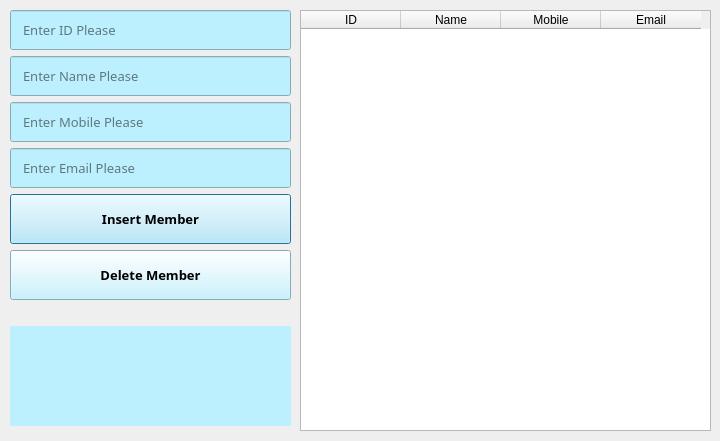
<?xml version="1.0" encoding="UTF-8"?>
<ui version="4.0">
 <class>ViewBook</class>
 <widget class="QDialog" name="ViewBook">
  <property name="geometry">
   <rect>
    <x>0</x>
    <y>0</y>
    <width>720</width>
    <height>441</height>
   </rect>
  </property>
  <property name="windowTitle">
   <string>Dialog</string>
  </property>
  <widget class="QWidget" name="layoutWidget">
   <property name="geometry">
    <rect>
     <x>300</x>
     <y>10</y>
     <width>411</width>
     <height>421</height>
    </rect>
   </property>
   <layout class="QVBoxLayout" name="verticalLayout">
    <item>
     <widget class="QTableWidget" name="tableWidget">
      <column>
       <property name="text">
        <string>ID</string>
       </property>
      </column>
      <column>
       <property name="text">
        <string>Name</string>
       </property>
      </column>
      <column>
       <property name="text">
        <string>Mobile</string>
       </property>
      </column>
      <column>
       <property name="text">
        <string>Email</string>
       </property>
      </column>
     </widget>
    </item>
   </layout>
  </widget>
  <widget class="QWidget" name="layoutWidget">
   <property name="geometry">
    <rect>
     <x>10</x>
     <y>10</y>
     <width>281</width>
     <height>421</height>
    </rect>
   </property>
   <layout class="QVBoxLayout" name="verticalLayout_2">
    <item>
     <widget class="QLineEdit" name="ID_lineEdit_2">
      <property name="minimumSize">
       <size>
        <width>0</width>
        <height>40</height>
       </size>
      </property>
      <property name="font">
       <font>
        <family>Yu Gothic UI Semilight</family>
        <pointsize>10</pointsize>
       </font>
      </property>
      <property name="styleSheet">
       <string notr="true">QLineEdit{
background-color: #bcf0ff;
padding-left:10px;
}</string>
      </property>
      <property name="placeholderText">
       <string>Enter ID Please</string>
      </property>
     </widget>
    </item>
    <item>
     <widget class="QLineEdit" name="Name_lineEdit">
      <property name="minimumSize">
       <size>
        <width>0</width>
        <height>40</height>
       </size>
      </property>
      <property name="font">
       <font>
        <family>Yu Gothic UI Semilight</family>
        <pointsize>10</pointsize>
       </font>
      </property>
      <property name="styleSheet">
       <string notr="true">QLineEdit{
padding-left:10px;
background-color: #bcf0ff;
}</string>
      </property>
      <property name="placeholderText">
       <string>Enter Name Please</string>
      </property>
     </widget>
    </item>
    <item>
     <widget class="QLineEdit" name="Mobile_lineEdit">
      <property name="minimumSize">
       <size>
        <width>0</width>
        <height>40</height>
       </size>
      </property>
      <property name="font">
       <font>
        <family>Yu Gothic UI Semilight</family>
        <pointsize>10</pointsize>
       </font>
      </property>
      <property name="styleSheet">
       <string notr="true">QLineEdit{
padding-left:10px;
background-color: #bcf0ff;
}</string>
      </property>
      <property name="placeholderText">
       <string>Enter Mobile Please</string>
      </property>
     </widget>
    </item>
    <item>
     <widget class="QLineEdit" name="Email_lineEdit">
      <property name="minimumSize">
       <size>
        <width>0</width>
        <height>40</height>
       </size>
      </property>
      <property name="font">
       <font>
        <family>Yu Gothic UI Semilight</family>
        <pointsize>10</pointsize>
       </font>
      </property>
      <property name="styleSheet">
       <string notr="true">
QLineEdit{
background-color: #bcf0ff;
padding-left:10px;
}</string>
      </property>
      <property name="placeholderText">
       <string>Enter Email Please</string>
      </property>
     </widget>
    </item>
    <item>
     <widget class="QPushButton" name="InsertBook_pushButton">
      <property name="minimumSize">
       <size>
        <width>0</width>
        <height>50</height>
       </size>
      </property>
      <property name="font">
       <font>
        <family>Yu Gothic UI Semibold</family>
        <pointsize>10</pointsize>
        <weight>75</weight>
        <bold>true</bold>
       </font>
      </property>
      <property name="styleSheet">
       <string notr="true">QPushButton{
background-color: #bcf0ff;}</string>
      </property>
      <property name="text">
       <string>Insert Member</string>
      </property>
     </widget>
    </item>
    <item>
     <widget class="QPushButton" name="DeleteMember_pushButton_2">
      <property name="minimumSize">
       <size>
        <width>0</width>
        <height>50</height>
       </size>
      </property>
      <property name="font">
       <font>
        <family>Yu Gothic UI Semibold</family>
        <pointsize>10</pointsize>
        <weight>75</weight>
        <bold>true</bold>
       </font>
      </property>
      <property name="styleSheet">
       <string notr="true">QPushButton{
background-color: #bcf0ff;}</string>
      </property>
      <property name="text">
       <string>Delete Member</string>
      </property>
     </widget>
    </item>
    <item>
     <spacer name="verticalSpacer">
      <property name="orientation">
       <enum>Qt::Vertical</enum>
      </property>
      <property name="sizeType">
       <enum>QSizePolicy::Maximum</enum>
      </property>
      <property name="sizeHint" stdset="0">
       <size>
        <width>20</width>
        <height>20</height>
       </size>
      </property>
     </spacer>
    </item>
    <item>
     <widget class="QLabel" name="Result_label">
      <property name="sizePolicy">
       <sizepolicy hsizetype="Preferred" vsizetype="Maximum">
        <horstretch>0</horstretch>
        <verstretch>0</verstretch>
       </sizepolicy>
      </property>
      <property name="minimumSize">
       <size>
        <width>0</width>
        <height>100</height>
       </size>
      </property>
      <property name="font">
       <font>
        <family>Yu Gothic UI Semibold</family>
        <pointsize>11</pointsize>
        <weight>75</weight>
        <bold>true</bold>
       </font>
      </property>
      <property name="styleSheet">
       <string notr="true">QLabel{background-color: #bcf0ff;padding-left:10px;}</string>
      </property>
      <property name="text">
       <string/>
      </property>
     </widget>
    </item>
   </layout>
  </widget>
 </widget>
 <resources/>
 <connections/>
</ui>
